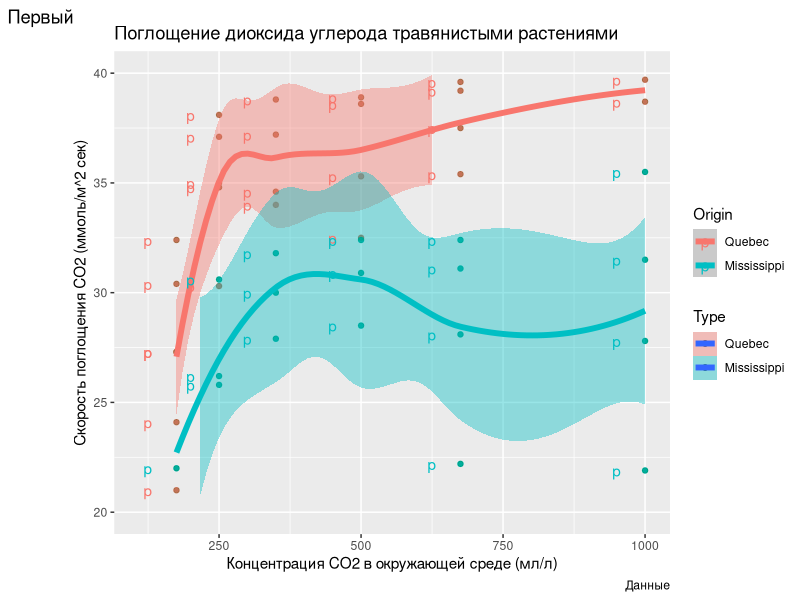

Recreate this plot in R.
library(ggplot2)

qplot(x = conc, y = uptake, data=CO2, color = Type, fill = Type,
      xlim = c(110, 1000), 
      ylim = c(20, 40)) +
  geom_point(colour = "darkgreen", alpha = 0.2) +
  geom_smooth(size = 2) + 
  labs(
    title = "Поглощение диоксида углерода травянистыми растениями",
    caption = "Данные",
    x = "Концентрация CO2 в окружающей среде (мл/л)",
    y = "Скорость поглощения CO2 (ммоль/м^2 сек)",
    colour = "Origin",
    tag = "Первый",
  ) +
  geom_text(
    label = "p", 
    nudge_x = -50
  )